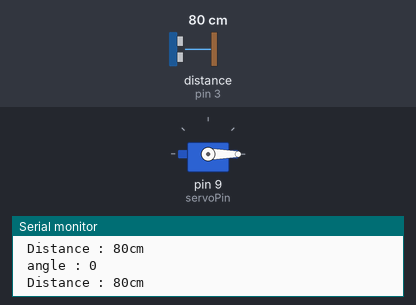
Simulated run of this sketch. Board: Arduino Uno, built with avr-gcc and run on an emulated ATmega328P. Shown: servo, the last lines printed to the serial monitor. Wiring (inferred from the names in the program): ultrasonic range finder: trigger pin 2; echo pin 3. The test bench sets the inputs (shaded band); at power-on: distance to the obstacle (sensor on pin 3) 80 cm. The echo pulse lasts 58.3 µs per cm.

Above: at 1.3 s.
1.4 s: distance to the obstacle (sensor on pin 3) set to 11 cm
2.9 s: distance to the obstacle (sensor on pin 3) set to 8 cm
At 3.4 s:
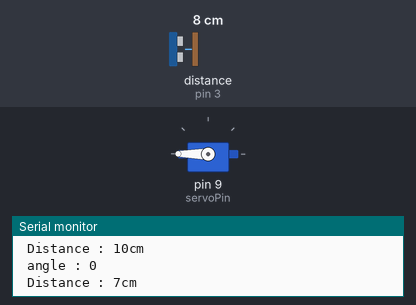
5.9 s: distance to the obstacle (sensor on pin 3) set to 18 cm
At 7.2 s:
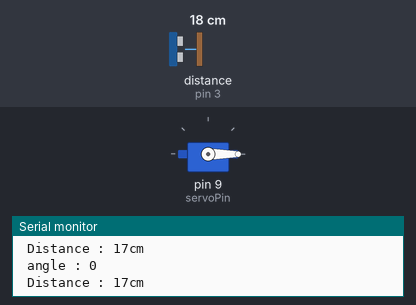
Timing chart, 0 to 8.9 s (numbered marks = the images above; inputs shaded):
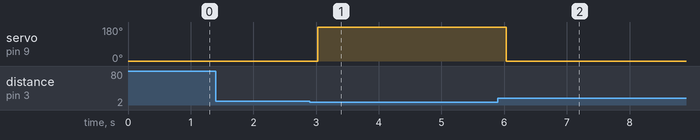

Measured:
- the behaviour switches between 10 and 9 cm on distance to the obstacle (sensor on pin 3) (found by bisection; images 0 and 1)
- after the input at 2.9 s, servo on pin 9 (servoPin): 0° → 180° after 0.12 s
- after the input at 5.9 s, servo on pin 9 (servoPin): 180° → 0° after 0.13 s

The sketch:

Ultra_Servo.ino
```cpp
#include<Servo.h>

Servo myServo;
int trigPin = 2;
int echoPin = 3;
int servoPin = 9;
int val = 0;
int angle = 0;


void setup() {
  pinMode(echoPin, INPUT);
  pinMode(trigPin, OUTPUT);
  myServo.attach(servoPin);
  Serial.begin(9600);
}

void loop() {

//    val = analogRead(analogPin);
    angle = map(val, 0, 155, 0, 179);
    myServo.write(angle);
    Serial.print(" angle : ");
    Serial.println(angle);

  long duration, cm;

  digitalWrite(trigPin,HIGH);
  delayMicroseconds(10);
  digitalWrite(trigPin,LOW);

  duration = pulseIn(echoPin,HIGH);
  cm = microsecondsToCentimeters(duration);
  Serial.print(" Distance : ");
  Serial.print(cm);
  Serial.print("cm");
  Serial.println();

//myServo.write(cm/2);

  if(cm > 8){
    myServo.write(0);
  } else {
     myServo.write(180);
  }

  delay(500);
}

long microsecondsToCentimeters(long microseconds) {
  return microseconds / 29 / 2;
}
```
